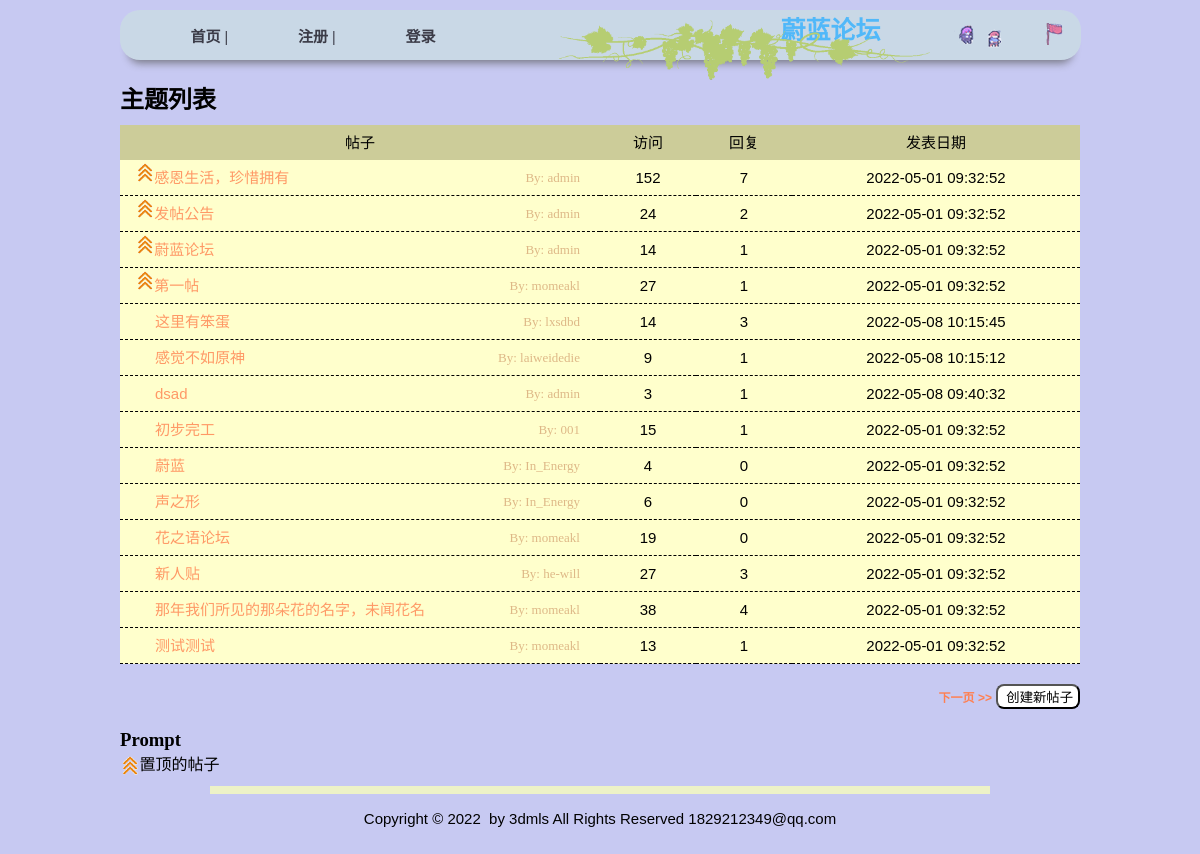
The page / on the database its author committed.
### tables this page shows
CREATE TABLE `forum_topic` (
  `id` int NOT NULL,
  `topic` varchar(255) NOT NULL,
  `detail` text NOT NULL,
  `name` varchar(32) NOT NULL,
  `email` varchar(100) NOT NULL,
  `datetime` datetime NOT NULL DEFAULT '0000-00-00 00:00:00',
  `view` int NOT NULL DEFAULT '0',
  `reply` int NOT NULL DEFAULT '0',
  `sticky` tinyint(1) NOT NULL DEFAULT '0'
);

### index.php (the view, shortened to what this page needs)
<?php
require('admin/conn.php');
  $each_page = 14;
  if(!$page || $page == 1)
  {
	$start = 0;
  }else{
	$offset = $page - 1;
	$start = ($offset * $each_page);
  }
?>
<?php include('admin/header.inc.php'); ?>
<p>
<?php
  $sql = "SELECT * FROM forum_topic
	    ORDER BY sticky DESC, datetime DESC LIMIT $start, $each_page";
  $result = mysqli_query($db,$sql);
?>
<div class="list">
<h2>主题列表</h2>
<table width="80%"  align="center"
	cellpadding="3" cellspacing="0" >
<tr bgcolor="#cc9">
<td width="40%" align="center" style="border:0;">帖子</td>
<td width="8%" align="center" style="border:0;">访问</td>
<td width="8%" align="center" style="border:0;">回复</td>
<td width="24%" align="center" style="border:0;">发表日期</td>
</tr>
<?php
  while($rows=mysqli_fetch_array($result))
  {
?>
<tr bgcolor="#ffc">
  <td class="topic">
<?php
	if ($rows['sticky'] == "1")
	{
	  ?><img src="../public/images/lamp.png" alt="置顶">
      <?php
	}
?>
      <a href="/topic?id=<?php echo $rows['id']; ?>"><?php echo $rows['topic']; ?></a><section class="user"><?php echo 'By: '.$rows['name']?></section>
  </td>
  <td align="center">
	  <?php
		echo $rows['view'];
	  ?>
  </td>
  <td align="center">
	  <?php
		echo $rows['reply'];
	  ?>
  </td>
  <td align="center">
	  <?php
		echo $rows['datetime'];
	  ?>
  </td>
</tr>
<?php
  }
?>
</table>
</div>
<?php
  $prevpage = 0;
  $currentend = $start + $each_page;
  $sql = "SELECT COUNT(*) FROM forum_topic";
  $result = mysqli_query($db,$sql);
  $row = mysqli_fetch_row($result);
  $total = $row[0];
  $nextpage = 0;
  if($total>$currentend)
  {
	if(!$page){
		$nextpage = 2;
	}else{
		$nextpage = $page + 1;
	}
  }
?>
</p>
<p class="prevpage">
<?php
  if ($prevpage || $nextpage)
  {
	if($nextpage)
	{
		echo "<a href=\"?page={$nextpage}\">下一页 >></a> ";
	}else{
		echo "&nbsp";
	}
  }
?>
<input type="button" onClick="location.href='/createtopic'" value="创建新帖子">
</p>
<section class="message">
<h3>Prompt</h3>
<img src="public/images/lamp.png" alt="Sticky" border="0" align="absmiddle"> 置顶的帖子<br>
</section>
<?php include('admin/footer.inc.php'); ?>

### admin/header.inc.php (shortened to what this page needs)
<html>
<head>
<link rel="stylesheet" href="../public/css/bbs.css">
<link rel="stylesheet" href="../public/css/style.css">
</head>
<body style="background-color:#c7c9f2; ">
<div id="header">
<?php
  if(isset($_SESSION["username"])&&$_SESSION['username'])
  {
?>
    <section class="title">
    <h1>蔚蓝论坛</h1>
    <img src="../public/images/24.png" alt="lala">
    </section>
	<nav id="menu">
	    <ul>
	        <p><?php echo '&nbsp;'.'user: '.$_SESSION['username']; ?></p>
            <li><a href="/">首页</a> | </li>
            <li><a href="/myuser">个人中心</a> |</li>
            <li><a href="/unlogin">退出登录</a></li>
        </ul>
    </nav>
<?php } else { ?>
    <section class="title">
    <h1>蔚蓝论坛</h1>
    <img src="../public/images/24.png" alt="lala">
    </section>
	<nav id="menu2">
	    <ul>
        <li><a href="/">首页</a> | </li>
        <li><a href="/reg">注册</a> | </li>
        <li><a href="/login">登录</a></li>
        </ul>
	</nav>
<?php
  }
?>
	<br>
</div>
<div id="Content">

### admin/footer.inc.php (shortened to what this page needs)
</div>
 <table cellSpacing="0" cellPadding="0" width="780" align="center" border="0">
    <tr>
          <td width="100%" bgColor="#edf2c7" height="8"></td>
	</tr>
    <tr>
      <td height="50" align="center">
        Copyright &copy; 2022&nbsp;<?=$web_name;?>
        by 3dmls All Rights
        Reserved 1829212349@qq.com</td>
    </tr>
</table>
</body>
</html>

### public/css/bbs.css (style rules this page uses)
* { margin: 0; padding: 0; font-family: '幼圆',helvetcia,sans-serif; }
body { background-color:firebrick; }
nav#menu2 ul li { list-style-type: none; float: left; margin: 10px 0 5px 50px; }
section.title { position: relative; }
section.title img { max-height: 60px; float: right; margin-right: -150px; }
table { margin: 10px auto; }
td.topic { text-indent: 15px; }
td.topic a { color:#f96; }
td,legend { font-size: 15px; line-height: 35px; }
a { margin-left: 20px; text-decoration: none; }
p.prevpage { text-align: right; margin-right:10%; }
p.prevpage a { font-size: 12px; margin-top: 10px; color: coral; font-weight: 700; }
div.list h2 { margin-left: 10%; margin-top: 20px; font-family: "幼圆","Comic Sans MS"; }
div.list section.user { display: inline; float: right; margin-right: 20px; font-size: 13px; font-family: "Comic Sans MS"; color: burlywood; }
div.list table td { border-bottom: 1px dashed; }
body input { border-radius: 8px; margin-top: 10px; margin-bottom: 10px; padding: 1px 5px 1px 8px; background-color: #fff; height: 25px; outline:none; }
section.message { margin-top: 10px; margin-left: 10%; }
section.message h3 { font-family: "Comic Sans MS"; }
div.list img,section.message img { max-height: 25px; max-width: 20px; margin-right: -5px; }
div.list img { margin-right: -25px; }

### admin/header.inc.php (style rules this page uses)
#header { margin: 10px auto; padding:10px 0 20px 1px; border-radius: 20px; box-shadow: 0 12px 8px -9px #555; background: #cbdfe1; font-size: 14px; height: 20px; width: 080%; }
#header h1 { float: right; color: #20b2fd; font-size: 25px; font-weight: 600; margin: -10px 200px 20px 0; }
body div#header { background-image: url("../public/images/a5.png"); background-position:right; background-repeat: no-repeat; opacity: 0.7; }
div#header nav li { margin-top: 0.5%; }
div#header a { font-size: 15px; font-weight: 600; color:black; }

### rows shown on the page
forum_topic: sticky 1 (drawn), topic "感恩生活，珍惜拥有", name "admin", view "152", reply "7", datetime "2022-05-01 09:32:52"
forum_topic: sticky 1 (drawn), topic "发帖公告", name "admin", view "24", reply "2", datetime "2022-05-01 09:32:52"
forum_topic: sticky 1 (drawn), topic "蔚蓝论坛", name "admin", view "14", reply "1", datetime "2022-05-01 09:32:52"
forum_topic: sticky 1 (drawn), topic "第一帖", name "momeakl", view "27", reply "1", datetime "2022-05-01 09:32:52"
forum_topic: topic "这里有笨蛋", name "lxsdbd", view "14", reply "3", datetime "2022-05-08 10:15:45"
forum_topic: topic "感觉不如原神", name "laiweidedie", view "9", reply "1", datetime "2022-05-08 10:15:12"
forum_topic: topic "dsad", name "admin", view "3", reply "1", datetime "2022-05-08 09:40:32"
forum_topic: topic "初步完工", name "001", view "15", reply "1", datetime "2022-05-01 09:32:52"
forum_topic: topic "蔚蓝", name "In_Energy", view "4", reply "0", datetime "2022-05-01 09:32:52"
forum_topic: topic "声之形", name "In_Energy", view "6", reply "0", datetime "2022-05-01 09:32:52"
forum_topic: topic "花之语论坛", name "momeakl", view "19", reply "0", datetime "2022-05-01 09:32:52"
forum_topic: topic "新人贴", name "he-will", view "27", reply "3", datetime "2022-05-01 09:32:52"
forum_topic: topic "那年我们所见的那朵花的名字，未闻花名", name "momeakl", view "38", reply "4", datetime "2022-05-01 09:32:52"
forum_topic: topic "测试测试", name "momeakl", view "13", reply "1", datetime "2022-05-01 09:32:52"
